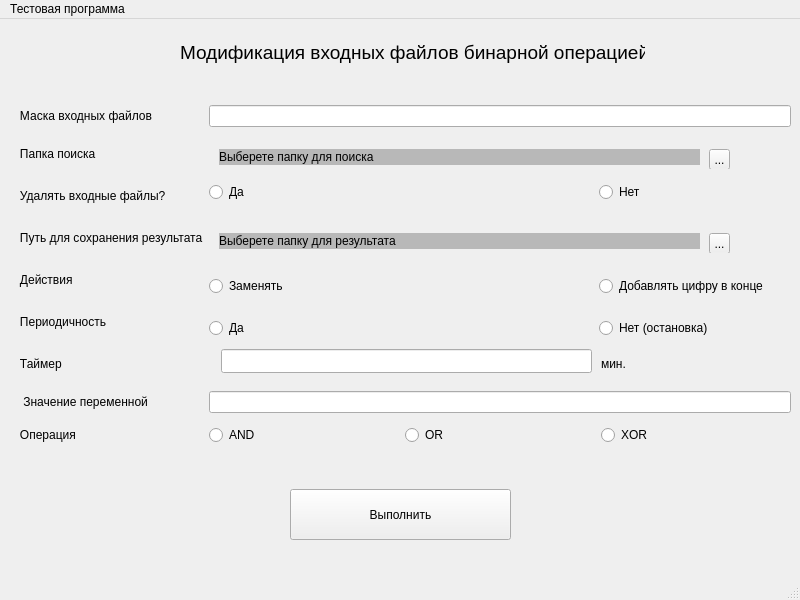
<?xml version="1.0" encoding="UTF-8"?>
<ui version="4.0">
 <class>MainWindow</class>
 <widget class="QMainWindow" name="MainWindow">
  <property name="geometry">
   <rect>
    <x>0</x>
    <y>0</y>
    <width>800</width>
    <height>600</height>
   </rect>
  </property>
  <property name="minimumSize">
   <size>
    <width>800</width>
    <height>600</height>
   </size>
  </property>
  <property name="maximumSize">
   <size>
    <width>800</width>
    <height>600</height>
   </size>
  </property>
  <property name="windowTitle">
   <string>Тестовое задание</string>
  </property>
  <widget class="QWidget" name="centralwidget">
   <widget class="QWidget" name="gridLayoutWidget">
    <property name="geometry">
     <rect>
      <x>10</x>
      <y>80</y>
      <width>781</width>
      <height>361</height>
     </rect>
    </property>
    <layout class="QGridLayout" name="gridLayout">
     <item row="2" column="0">
      <widget class="QLabel" name="label_2">
       <property name="styleSheet">
        <string notr="true"/>
       </property>
       <property name="text">
        <string>   Удалять входные файлы?</string>
       </property>
      </widget>
     </item>
     <item row="12" column="0">
      <widget class="QLabel" name="label_11">
       <property name="text">
        <string>   Операция</string>
       </property>
      </widget>
     </item>
     <item row="0" column="1" colspan="3">
      <widget class="QLineEdit" name="lineEdit_Mask"/>
     </item>
     <item row="3" column="0">
      <widget class="QLabel" name="label_3">
       <property name="maximumSize">
        <size>
         <width>16777215</width>
         <height>40</height>
        </size>
       </property>
       <property name="styleSheet">
        <string notr="true"/>
       </property>
       <property name="text">
        <string>   Путь для сохранения результата</string>
       </property>
      </widget>
     </item>
     <item row="12" column="2">
      <widget class="QRadioButton" name="radioButton_OR">
       <property name="text">
        <string>OR</string>
       </property>
      </widget>
     </item>
     <item row="1" column="0">
      <widget class="QLabel" name="label_9">
       <property name="text">
        <string>   Папка поиска</string>
       </property>
      </widget>
     </item>
     <item row="1" column="1" colspan="3">
      <widget class="QWidget" name="widget_3" native="true">
       <property name="maximumSize">
        <size>
         <width>16777215</width>
         <height>30</height>
        </size>
       </property>
       <widget class="QToolButton" name="toolButton_In">
        <property name="geometry">
         <rect>
          <x>500</x>
          <y>10</y>
          <width>21</width>
          <height>21</height>
         </rect>
        </property>
        <property name="text">
         <string>...</string>
        </property>
       </widget>
       <widget class="QLabel" name="label_12">
        <property name="geometry">
         <rect>
          <x>10</x>
          <y>10</y>
          <width>481</width>
          <height>16</height>
         </rect>
        </property>
        <property name="styleSheet">
         <string notr="true">background-color: rgb(184, 184, 184);</string>
        </property>
        <property name="text">
         <string>Выберете папку для поиска</string>
        </property>
       </widget>
      </widget>
     </item>
     <item row="6" column="1" colspan="3">
      <widget class="QWidget" name="widget_5" native="true">
       <property name="maximumSize">
        <size>
         <width>16777215</width>
         <height>30</height>
        </size>
       </property>
       <widget class="QRadioButton" name="radioButton_Repl">
        <property name="geometry">
         <rect>
          <x>0</x>
          <y>10</y>
          <width>191</width>
          <height>22</height>
         </rect>
        </property>
        <property name="text">
         <string>Заменять</string>
        </property>
       </widget>
       <widget class="QRadioButton" name="radioButton_AddN">
        <property name="geometry">
         <rect>
          <x>390</x>
          <y>10</y>
          <width>190</width>
          <height>22</height>
         </rect>
        </property>
        <property name="text">
         <string>Добавлять цифру в конце</string>
        </property>
       </widget>
      </widget>
     </item>
     <item row="12" column="3">
      <widget class="QRadioButton" name="radioButton_XOR">
       <property name="text">
        <string>XOR</string>
       </property>
      </widget>
     </item>
     <item row="9" column="0">
      <widget class="QLabel" name="label_5">
       <property name="styleSheet">
        <string notr="true"/>
       </property>
       <property name="text">
        <string>   Периодичность</string>
       </property>
      </widget>
     </item>
     <item row="10" column="0">
      <widget class="QLabel" name="label_6">
       <property name="styleSheet">
        <string notr="true"/>
       </property>
       <property name="text">
        <string>   Таймер</string>
       </property>
      </widget>
     </item>
     <item row="10" column="3">
      <widget class="QLabel" name="label_10">
       <property name="text">
        <string>мин.</string>
       </property>
      </widget>
     </item>
     <item row="6" column="0">
      <widget class="QLabel" name="label_4">
       <property name="styleSheet">
        <string notr="true"/>
       </property>
       <property name="text">
        <string>   Действия </string>
       </property>
      </widget>
     </item>
     <item row="11" column="1" colspan="3">
      <widget class="QLineEdit" name="lineEdit_Value"/>
     </item>
     <item row="3" column="1" colspan="3">
      <widget class="QWidget" name="widget" native="true">
       <property name="maximumSize">
        <size>
         <width>16777215</width>
         <height>30</height>
        </size>
       </property>
       <widget class="QToolButton" name="toolButton_Out">
        <property name="geometry">
         <rect>
          <x>500</x>
          <y>10</y>
          <width>21</width>
          <height>21</height>
         </rect>
        </property>
        <property name="text">
         <string>...</string>
        </property>
       </widget>
       <widget class="QLabel" name="label_8">
        <property name="geometry">
         <rect>
          <x>10</x>
          <y>10</y>
          <width>481</width>
          <height>16</height>
         </rect>
        </property>
        <property name="styleSheet">
         <string notr="true">background-color: rgb(184, 184, 184);</string>
        </property>
        <property name="text">
         <string>Выберете папку для результата</string>
        </property>
       </widget>
      </widget>
     </item>
     <item row="11" column="0">
      <widget class="QLabel" name="label_7">
       <property name="styleSheet">
        <string notr="true"/>
       </property>
       <property name="text">
        <string>    Значение переменной</string>
       </property>
      </widget>
     </item>
     <item row="10" column="1" colspan="2">
      <widget class="QWidget" name="widget_2" native="true">
       <property name="maximumSize">
        <size>
         <width>16777215</width>
         <height>30</height>
        </size>
       </property>
       <widget class="QLineEdit" name="lineEdit_Period">
        <property name="geometry">
         <rect>
          <x>12</x>
          <y>0</y>
          <width>371</width>
          <height>24</height>
         </rect>
        </property>
       </widget>
      </widget>
     </item>
     <item row="12" column="1">
      <widget class="QRadioButton" name="radioButton_AND">
       <property name="text">
        <string>AND</string>
       </property>
      </widget>
     </item>
     <item row="0" column="0">
      <widget class="QLabel" name="label">
       <property name="styleSheet">
        <string notr="true"/>
       </property>
       <property name="text">
        <string>   Маска входных файлов</string>
       </property>
      </widget>
     </item>
     <item row="2" column="1" colspan="3">
      <widget class="QWidget" name="widget_4" native="true">
       <property name="maximumSize">
        <size>
         <width>16777215</width>
         <height>30</height>
        </size>
       </property>
       <widget class="QRadioButton" name="radioButton_Del">
        <property name="geometry">
         <rect>
          <x>0</x>
          <y>0</y>
          <width>191</width>
          <height>22</height>
         </rect>
        </property>
        <property name="text">
         <string>Да</string>
        </property>
       </widget>
       <widget class="QRadioButton" name="radioButton_NoDel">
        <property name="geometry">
         <rect>
          <x>390</x>
          <y>0</y>
          <width>190</width>
          <height>22</height>
         </rect>
        </property>
        <property name="text">
         <string>Нет</string>
        </property>
       </widget>
      </widget>
     </item>
     <item row="9" column="1" colspan="3">
      <widget class="QWidget" name="widget_6" native="true">
       <property name="maximumSize">
        <size>
         <width>16777215</width>
         <height>30</height>
        </size>
       </property>
       <widget class="QRadioButton" name="radioButton_Per">
        <property name="geometry">
         <rect>
          <x>0</x>
          <y>10</y>
          <width>191</width>
          <height>22</height>
         </rect>
        </property>
        <property name="text">
         <string>Да</string>
        </property>
       </widget>
       <widget class="QRadioButton" name="radioButton_NoPer">
        <property name="geometry">
         <rect>
          <x>390</x>
          <y>10</y>
          <width>190</width>
          <height>22</height>
         </rect>
        </property>
        <property name="text">
         <string>Нет (остановка)</string>
        </property>
       </widget>
      </widget>
     </item>
    </layout>
   </widget>
   <widget class="QPushButton" name="pushButton_2">
    <property name="geometry">
     <rect>
      <x>290</x>
      <y>470</y>
      <width>221</width>
      <height>51</height>
     </rect>
    </property>
    <property name="text">
     <string>Выполнить</string>
    </property>
   </widget>
   <widget class="QLabel" name="label_13">
    <property name="geometry">
     <rect>
      <x>180</x>
      <y>20</y>
      <width>465</width>
      <height>26</height>
     </rect>
    </property>
    <property name="font">
     <font>
      <pointsize>14</pointsize>
     </font>
    </property>
    <property name="text">
     <string>Модификация входных файлов бинарной операцией</string>
    </property>
   </widget>
  </widget>
  <widget class="QMenuBar" name="menubar">
   <property name="geometry">
    <rect>
     <x>0</x>
     <y>0</y>
     <width>800</width>
     <height>21</height>
    </rect>
   </property>
   <widget class="QMenu" name="menu">
    <property name="title">
     <string>Тестовая программа</string>
    </property>
   </widget>
   <addaction name="menu"/>
  </widget>
  <widget class="QStatusBar" name="statusbar"/>
 </widget>
 <resources/>
 <connections/>
</ui>
